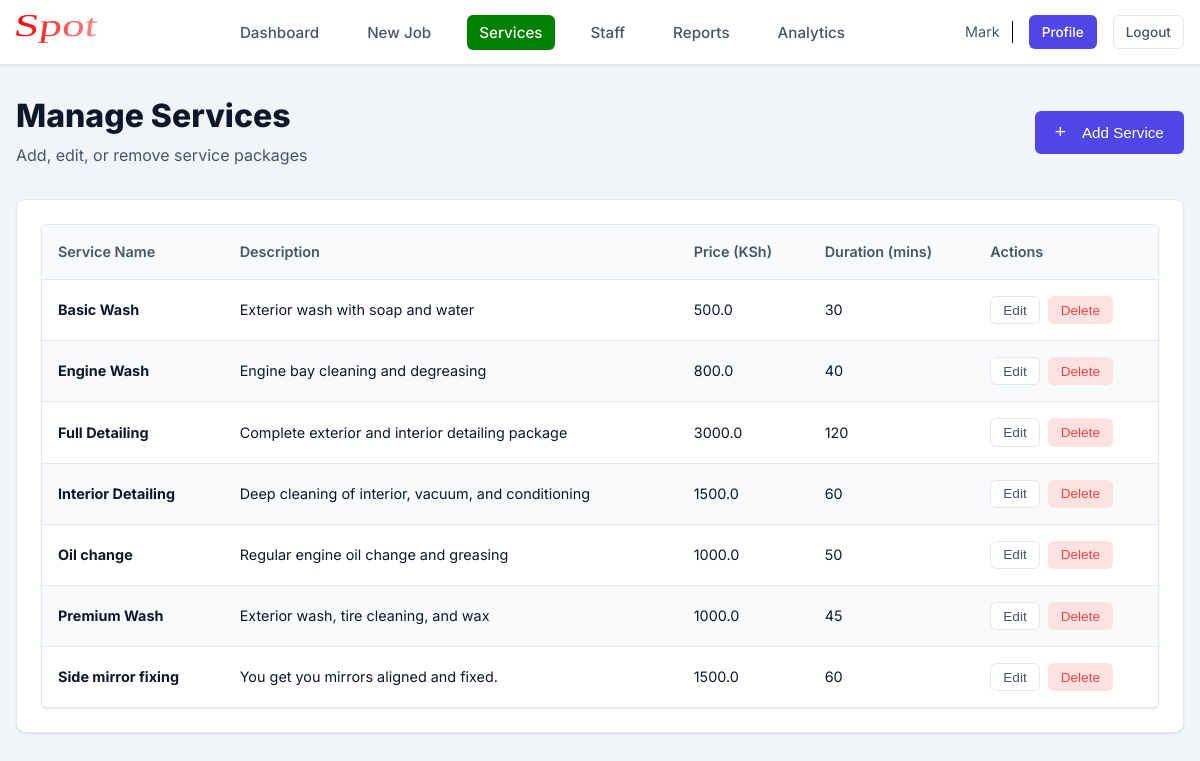
The page /services (signed in) on the database as committed earlier.
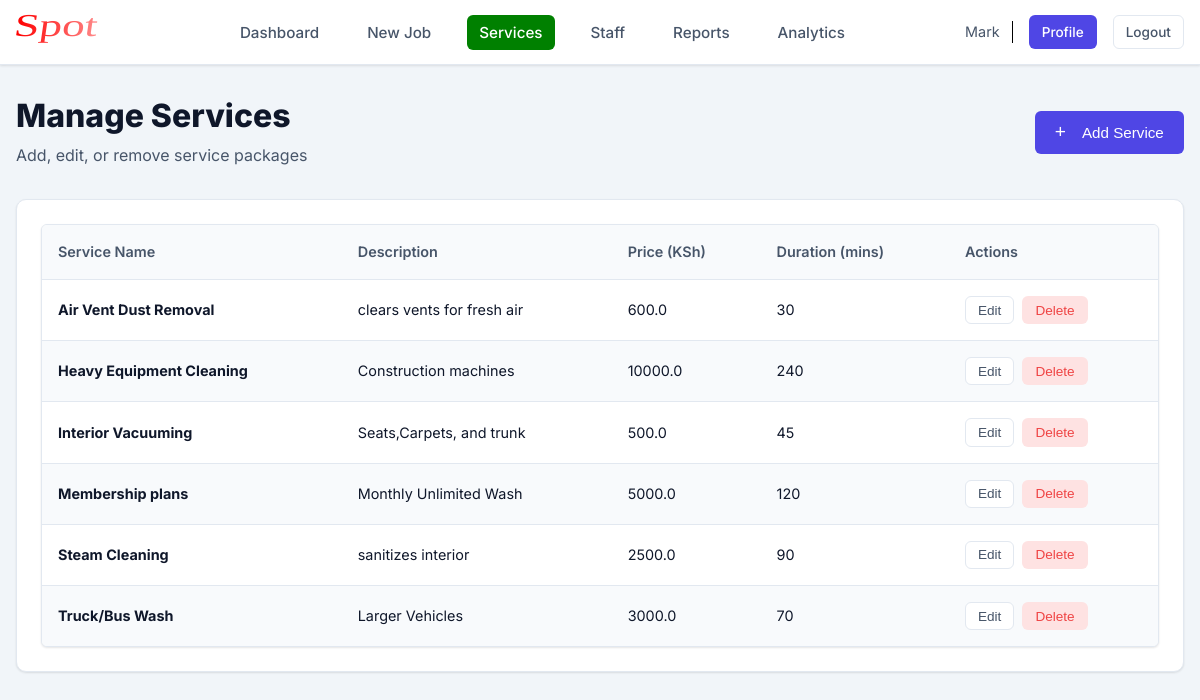
The same page on the database as committed later.
### app/models.py (models this page shows, shortened)
class User(UserMixin, db.Model):
    __tablename__ = 'users'
    id = db.Column(db.Integer, primary_key=True)
    username = db.Column(db.String(80), unique=True, nullable=False, index=True)
    full_name = db.Column(db.String(120), nullable=False)
    email = db.Column(db.String(120), unique=True, nullable=False)
    phone_number = db.Column(db.String(20))
    password_hash = db.Column(db.String(255), nullable=False)
    role = db.Column(db.String(20), nullable=False, default='staff')  # 'admin' or 'staff'
    is_active = db.Column(db.Boolean, default=True)
    created_at = db.Column(db.DateTime, default=datetime.utcnow)
    cars = db.relationship('Car', backref='assigned_user', lazy='dynamic')
    notifications = db.relationship('Notification', backref='user', lazy='dynamic')

class Service(db.Model):
    __tablename__ = 'services'
    id = db.Column(db.Integer, primary_key=True)
    name = db.Column(db.String(100), unique=True, nullable=False)
    description = db.Column(db.Text)
    price = db.Column(db.Float, nullable=False)
    duration = db.Column(db.Integer, nullable=False)  # Duration in minutes
    is_active = db.Column(db.Boolean, default=True)
    created_at = db.Column(db.DateTime, default=datetime.utcnow)
    cars = db.relationship('Car', backref='service', lazy='dynamic')

### app/routes.py (the view)
@app.route('/services')
@login_required
@admin_required
def manage_services():
    services = Service.query.order_by(Service.name).all()
    add_form = AddServiceForm()
    edit_form = EditServiceForm()
    return render_template('manage_services.html',
                         services=services,
                         add_form=add_form,
                         edit_form=edit_form)

### app/models.py (called while the page is built)
@login_manager.user_loader
def load_user(user_id):
    return User.query.get(int(user_id))

### app/utils.py (called while the page is built)
def admin_required(f):
    @wraps(f)
    def decorated_function(*args, **kwargs):
        if not current_user.is_authenticated:
            flash('Please log in to access this page.', 'error')
            return redirect(url_for('login'))
        if current_user.role != 'admin':
            flash('You do not have permission to access this page.', 'error')
            return redirect(url_for('staff_dashboard'))
        return f(*args, **kwargs)
    return decorated_function

### app/templates/manage_services.html (shortened to what this page needs)
{% extends "base.html" %}
{% block content %}
<div class="page-header">
    <div>
        <h1 class="page-title">Manage Services</h1>
        <p class="page-subtitle">Add, edit, or remove service packages</p>
    </div>
    <button class="btn btn-primary" onclick="openAddServiceModal()">
        <span style="font-size: 1.2rem; margin-right: 0.5rem;">+</span> Add Service
    </button>
</div>
<div class="card">
    <div class="card-body">
        {% if services %}
        <div class="table-responsive">
            <table class="table">
                <thead>
                    <tr>
                        <th>Service Name</th>
                        <th>Description</th>
                        <th>Price (KSh)</th>
                        <th>Duration (mins)</th>
                        <th>Actions</th>
                    </tr>
                </thead>
                <tbody>
                    {% for service in services %}
                    <tr>
                        <td><strong>{{ service.name }}</strong></td>
                        <td>{{ service.description }}</td>
                        <td>{{ service.price }}</td>
                        <td>{{ service.duration }}</td>
                        <td>
                            <div class="action-buttons">
                                <button class="btn btn-sm btn-secondary"
                                    onclick="openEditServiceModal({{ service.id }}, '{{ service.name }}', '{{ service.description }}', {{ service.price }}, {{ service.duration }})">
                                    Edit
                                </button>
                                <form method="POST" action="{{ url_for('delete_service', service_id=service.id) }}"
                                    style="display: inline;"
                                    onsubmit="return confirm('Are you sure you want to delete this service?')">
                                    <button type="submit" class="btn btn-sm btn-danger">Delete</button>
                                </form>
                            </div>
                        </td>
                    </tr>
                    {% endfor %}
                </tbody>
            </table>
        </div>
        {% endif %}
    </div>
</div>
{% endblock %}

### app/templates/base.html (shortened to what this page needs)
<!DOCTYPE html>
<html lang="en">
<head>
    <link rel="stylesheet" href="{{ url_for('static', filename='css/style.css') }}">
    <link rel="stylesheet" href="https://cdnjs.cloudflare.com/ajax/libs/font-awesome/6.5.1/css/all.min.css">
</head>
<body>
    {% if current_user.is_authenticated %}
    <nav class="navbar">
        <div class="nav-container">
            <a href="{{ url_for('admin_dashboard') if current_user.role == 'admin' else url_for('staff_dashboard') }}"
                class="nav-brand" style="font-family: 'Inter', sans-serif;">
                <img src="{{ url_for('static', filename='images/spot.svg') }}" alt="Spot"
                    style="height: 40px; width: auto; margin: 0; transform: translateY(0);">
            </a>
            <ul class="nav-menu">
                {% if current_user.role == 'admin' %}
                <li><a href="{{ url_for('admin_dashboard') }}"
                        class="nav-link {% if request.endpoint == 'admin_dashboard' %}active{% endif %}">Dashboard</a>
                </li>
                <li><a href="{{ url_for('add_car') }}"
                        class="nav-link {% if request.endpoint == 'add_car' %}active{% endif %}">New Job</a></li>
                <li><a href="{{ url_for('manage_services') }}"
                        class="nav-link {% if request.endpoint == 'manage_services' %}active{% endif %}">Services</a>
                </li>
                <li><a href="{{ url_for('manage_users') }}"
                        class="nav-link {% if request.endpoint == 'manage_users' %}active{% endif %}">Staff</a></li>
                <li><a href="{{ url_for('reports') }}"
                        class="nav-link {% if request.endpoint == 'reports' %}active{% endif %}">Reports</a></li>
                <li><a href="{{ url_for('analytics') }}"
                        class="nav-link {% if request.endpoint == 'analytics' %}active{% endif %}">Analytics</a></li>
                {% else %}
                <li><a href="{{ url_for('staff_dashboard') }}"
                        class="nav-link {% if request.endpoint == 'staff_dashboard' %}active{% endif %}">My Jobs</a>
                </li>
                {% endif %}
            </ul>
            <div class="nav-right">
                <span
                    style="font-size: 0.9rem; padding-right: 12px; border-right: 1px solid black; color: var(--text-secondary);">{{
                    current_user.username }}</span>
                <a href="{{ url_for('view_profile') }}" class="btn btn-sm btn-primary">Profile</a>
                <a href="{{ url_for('logout') }}" class="btn btn-sm btn-secondary">Logout</a>
            </div>
        </div>
    </nav>
    {% endif %}
    <main class="main-content">
        {% block content %}{% endblock %}
    </main>
</body>
</html>

### app/static/css/style.css (style rules this page uses)
:root { --bg-body: #f1f5f9; --bg-surface: #ffffff; --bg-surface-alt: #f8fafc; --text-primary: #0f172a; --text-secondary: #475569; --text-muted: #94a3b8; --text-on-primary: #ffffff; --primary: #4f46e5; --primary-dark: #4338ca; --primary-light: #e0e7ff; --success: #10b981; --warning: #f59e0b; --danger: #ef4444; --info: #3b82f6; --border-light: #e2e8f0; --shadow-sm: 0 1px 3px rgba(0, 0, 0, 0.05), 0 1px 2px rgba(0, 0, 0, 0.06); --shadow-md: 0 4px 6px -1px rgba(0, 0, 0, 0.05), 0 2px 4px -1px rgba(0, 0, 0, 0.03); --shadow-lg: 0 10px 15px -3px rgba(0, 0, 0, 0.05), 0 4px 6px -2px rgba(0, 0, 0, 0.02); --radius-sm: 6px; --radius-md: 10px; --radius-lg: 16px; --max-width: 1200px; }
*, *::before, *::after { box-sizing: border-box; margin: 0; padding: 0; }
body { background-color: var(--bg-body); color: var(--text-primary); font-family: 'Inter', sans-serif; line-height: 1.5; min-height: 100vh; }
h1, h2, h3, h4, h5, h6 { font-weight: 700; line-height: 1.2; color: var(--text-primary); margin-bottom: 0.5rem; }
a { color: var(--primary); text-decoration: none; }
.main-content { max-width: var(--max-width); margin: 0 auto; padding: 2rem 1rem; min-height: 80vh; padding-bottom: 6rem; }
.navbar { background: var(--bg-surface); border-bottom: 1px solid var(--border-light); padding: 0.75rem 0; position: sticky; top: 0; z-index: 1000; box-shadow: var(--shadow-sm); }
.nav-container { max-width: var(--max-width); margin: 0 auto; padding: 0 1rem; display: flex; justify-content: space-between; align-items: center; }
.nav-brand { display: flex; align-items: center; gap: 0.75rem; font-weight: 700; font-size: 1.25rem; color: var(--text-primary); }
.nav-menu { display: flex; align-items: center; gap: 1.5rem; list-style: none; }
.nav-link { color: var(--text-secondary); font-weight: 500; font-size: 0.95rem; padding: 0.5rem 0.75rem; border-radius: var(--radius-sm); }
.nav-link:hover, .nav-link.active { color: #fff; background-color: green; text-decoration: none; }
.nav-right { display: flex; align-items: center; gap: 1rem; }
.card { background: var(--bg-surface); border: 1px solid var(--border-light); border-radius: var(--radius-md); padding: 1.5rem; margin-bottom: 1.5rem; box-shadow: var(--shadow-sm); transition: transform 0.2s ease, box-shadow 0.2s ease; }
.table-responsive { display: block; width: 100%; overflow-x: auto; border: 1px solid var(--border-light); border-radius: var(--radius-sm); background: var(--bg-surface); box-shadow: var(--shadow-sm); -webkit-overflow-scrolling: touch; scrollbar-width: thin; scrollbar-color: var(--border-light) transparent; }
.table { width: 100%; border-collapse: collapse; font-size: 0.9rem; }
.table th { background: var(--bg-surface-alt); color: var(--text-secondary); font-weight: 600; text-align: left; padding: 1rem; border-bottom: 1px solid var(--border-light); white-space: nowrap; position: sticky; top: 0; z-index: 10; }
.table td { padding: 1rem; border-bottom: 1px solid var(--border-light); color: var(--text-primary); white-space: nowrap; }
.table tbody tr:nth-child(even) { background-color: #f8fafc; }
.table tr:last-child td { border-bottom: none; }
.btn { display: inline-flex; align-items: center; justify-content: center; gap: 0.5rem; padding: 0.6rem 1.2rem; border-radius: var(--radius-sm); font-weight: 500; cursor: pointer; border: 1px solid transparent; transition: all 0.15s ease; font-size: 0.95rem; }
.btn-primary { background-color: var(--primary); color: var(--text-on-primary); }
.btn-secondary { background-color: var(--bg-surface); border-color: var(--border-light); color: var(--text-secondary); }
.btn-danger { background-color: #fee2e2; color: var(--danger); border-color: transparent; }
.btn-sm { padding: 0.35rem 0.75rem; font-size: 0.85rem; }
.page-header { display: flex; justify-content: space-between; align-items: center; margin-bottom: 2rem; flex-wrap: wrap; gap: 1rem; }
.page-title { font-size: 2rem; font-weight: 800; color: var(--text-primary); margin: 0; line-height: 1.2; }
.page-subtitle { color: var(--text-secondary); margin-top: 0.5rem; font-size: 1rem; }
.action-buttons { display: flex; gap: 0.5rem; align-items: center; }

Rows that differ between the two databases and show on the page:
removed Service: name "Basic Wash", description "Exterior wash with soap and water", price "500.0", duration "30"
removed Service: name "Engine Wash", description "Engine bay cleaning and degreasing", price "800.0", duration "40"
removed Service: name "Full Detailing", description "Complete exterior and interior detailing package", price "3000.0", duration "120"
removed Service: name "Oil change", description "Regular engine oil change and greasing", price "1000.0", duration "50"
removed Service: name "Premium Wash", description "Exterior wash, tire cleaning, and wax", price "1000.0", duration "45"
removed Service: name "Side mirror fixing", description "You get you mirrors aligned and fixed.", price "1500.0", duration "60"
added Service: name "Air Vent Dust Removal", description "clears vents for fresh air", price "600.0", duration "30"
added Service: name "Heavy Equipment Cleaning", description "Construction machines", price "10000.0", duration "240"
added Service: name "Interior Vacuuming", description "Seats,Carpets, and trunk", price "500.0", duration "45"
added Service: name "Membership plans", description "Monthly Unlimited Wash", price "5000.0", duration "120"
changed Service: name "Interior Detailing" → "Steam Cleaning"; description "Deep cleaning of interior, vacuum, and conditioning" → "sanitizes interior"; price "1500.0" → "2500.0"; duration "60" → "90"
added Service: name "Truck/Bus Wash", description "Larger Vehicles", price "3000.0", duration "70"
